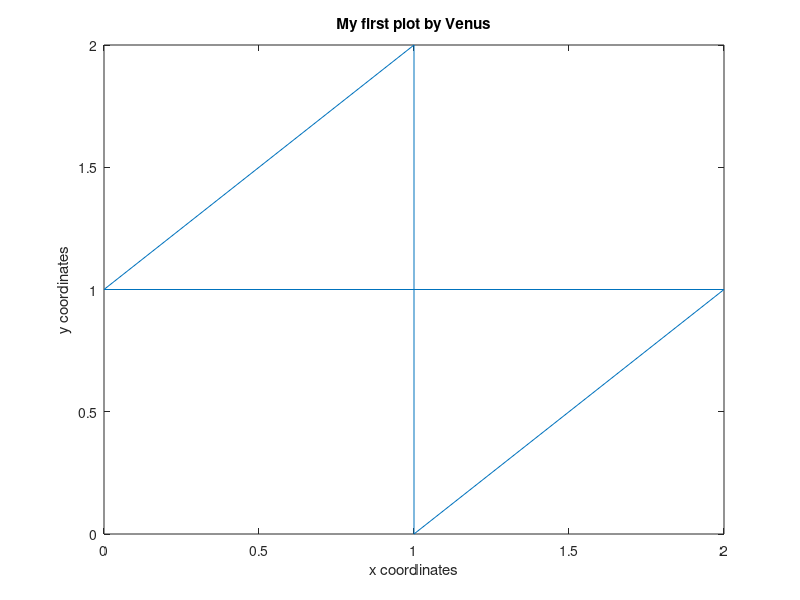

Write MATLAB code to recreate this figure.
% Venus Onyango
% February 1, 2024
% Week03D.m
% This program is going to plot a vector
clear; clc

x = [0, 1, 1, 2, 0]
y = [1, 2, 0, 1, 1]

plot(x, y)
title('My first plot by Venus')
xlabel('x coordinates')
ylabel('y coordinates')